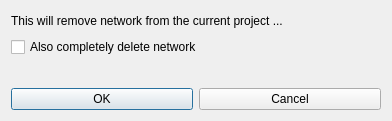
<?xml version="1.0" encoding="UTF-8"?>
<ui version="4.0">
 <class>GNMSettingsDialogBase</class>
 <widget class="QDialog" name="GNMSettingsDialogBase">
  <property name="geometry">
   <rect>
    <x>0</x>
    <y>0</y>
    <width>392</width>
    <height>121</height>
   </rect>
  </property>
  <property name="windowTitle">
   <string>Remove GNM network</string>
  </property>
  <layout class="QVBoxLayout" name="verticalLayout">
   <item>
    <widget class="QLabel" name="labRemove">
     <property name="text">
      <string>This will remove network from the current project ...</string>
     </property>
    </widget>
   </item>
   <item>
    <widget class="QCheckBox" name="checkDelete">
     <property name="text">
      <string>Also completely delete network</string>
     </property>
    </widget>
   </item>
   <item>
    <widget class="QLabel" name="labDelete">
     <property name="text">
      <string/>
     </property>
    </widget>
   </item>
   <item>
    <layout class="QHBoxLayout" name="horizontalLayout">
     <item>
      <widget class="QPushButton" name="butOk">
       <property name="text">
        <string>OK</string>
       </property>
      </widget>
     </item>
     <item>
      <widget class="QPushButton" name="butCancel">
       <property name="text">
        <string>Cancel</string>
       </property>
      </widget>
     </item>
    </layout>
   </item>
  </layout>
 </widget>
 <resources/>
 <connections/>
</ui>
